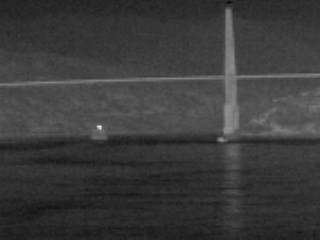
%> input picture ship/7.bmp, 320 x 240 px
$ octave hwmeanv1.m   (GNU Octave 9; MATLAB toolbox functions it lacks are replaced by stand-ins)
%> lines starting %> are read from the running program, lines starting %| are printed output that depends on the picture
### ship/myhistf.m
function [ output,pos ] = myhistf( input,khist,lowgray )
%双向直方图均衡
%   此处显示详细说明

[m,n]=size(input);
tempmax=0;
pos=0;
h=imhist(input);
b=find(h>(lowgray), 1, 'last' );%找到最大的不为阈值的灰度位置
c=find(h>(lowgray) , 1 );%找到最小的不为阈值的灰度位置
k=zeros(1,256);
k0=zeros(1,256);
for i=c+1:256%正向计算斜率
   k(i)=(h(i)-h(c))/(i-c);
end
[~,locMp]=max(k);%找到最大值与位置
Mp=h(locMp);
for i=1:b-1%反向计算斜率
   k0(i)=-(h(i)-h(b))/(i-b);
end
[~,locNp]=max(k0);%找到最大值与位置
Np=h(locNp);
kl=(Np-Mp)/(locNp-locMp);%L斜率

for i=locMp:locNp
    L=Mp+kl*(i-locMp);
   rd=L-h(i);
   if rd>tempmax
       tempmax=rd;
       pos=i;
   end
end

const1=log( (pos/khist+1))/pos;%计算指数系数
const2=9/(255-pos);
const3=1-pos*const2;
J0=double(input);
for i=1:m
    for j=1:n
        if J0(i,j)<=pos
            J0(i,j)=floor(exp((J0(i,j)*const1))-1);
        else
           J0(i,j)=pos/khist+(255-pos/khist)*log10((const2*J0(i,j)+const3));
        end
    end
end
output=uint8(J0);
% [7 lines of commented-out code are left out]


%%原版
% [51 lines of commented-out code are left out]

### ship/myline.m
function [ line ] = myline( input )
%海天线检测
%
[m,n]=size(input);

num=4;%极值数量
Gy=zeros(m,n);
for i=ceil(m/30):m-ceil(m/30)
   Gy(i,:)=double(input(i,:))-double(input(i+1,:));%纵向梯度计算
end
gradienty=sum(Gy,2);%每行梯度求和
% subplot(212)
% bar(gradienty)
gdata=zeros(num,5);%创建评价矩阵
[gdata(:,2),gdata(:,1)]=findpeaks(gradienty,'NPeaks',num,'SortStr','descend');%评价条件1：梯度极值
for i=1:num
   gdata(i,3)=length(find(gradienty(1:gdata(i,1))<0))/gdata(i,1);%评价条件2：变暗趋势
   gdata(i,4)=sum(1:gdata(i,1));%评价条件3：总变化量
end
gdata(:,2)=gdata(:,2)/gdata(1,2);
gdata(:,4)=1-gdata(:,4)/max(gdata(:,4));
gdata(:,5)=gdata(:,2)*0.8+gdata(:,3)+0.5*gdata(:,4);
[~,ind]=max(gdata(:,5));
line=gdata(ind,1);
% subplot(211)
hold on
 plot([0,n],[line,line],'r-');%绘出海天线

end

### ship/hwmeanv1.m
%%均值目标检测
clc ;close all;clear;
I=imread('7.bmp');%读取图片
%> I is the input picture: size 240x320x3 uint8; min 8, max 231, mean 59
tempmax=0;%找最大值临时变量
pos=0;%此时灰度位置
hth=500;%连通区域高阈值
lth=10;%连通区域低阈值
khist=1.5;%均衡程度系数
J=rgb2gray(I);%灰度化
[m,n]=size(J);%图像大小
%> m = 240; n = 320
area0=m*n*0.001;
%> area0 = 76.8
area1=m*n*0.05;
%> area1 = 3840
figure(1)
subplot(411)
imshow(J)
title('原始图像')

J=myhistf( J,1.5,600 );
%> in myhistf, `h=imhist(input);`: h = 256 values, max 2967 at index 51, min 0 at index 1, mean 300
%> in myhistf, `b=find(h>(lowgray), 1, 'last' );`: b = 85
%> in myhistf, `c=find(h>(lowgray) , 1 );`: c = 34
%> after the loop in myhistf, `for i=c+1:256`: k = 256 values, max 586 at index 35, min -326 at index 36, mean 8.2
%> in myhistf, `[~,locMp]=max(k);`: locMp = 35
%> in myhistf, `Mp=h(locMp);`: Mp = 1238
%> the loop in myhistf, `for i=1:b-1` made 84 passes
%> after the loop in myhistf, `for i=1:b-1`: k0 = 256 values, max 197 at index 84, min -133.8 at index 79, mean 3.87
%> in myhistf, `[~,locNp]=max(k0);`: locNp = 84
%> in myhistf, `Np=h(locNp);`: Np = 1000
%> in myhistf, `kl=(Np-Mp)/(locNp-locMp);`: kl = -4.86
%> the loop in myhistf, `for i=locMp:locNp` made 50 passes
%> (L, rd, tempmax, pos) on pass 2: (1233.1, 1233.1, 1233.1, 36)
%> (L, rd) on passes 1, 3, 4, 5, 6, 7: (1238, 0), (1228.3, -365.7), (1223.4, 47.43), (1218.6, -593.4), (1213.7, -514.3), (1208.9, -401.1)
%> in myhistf, `const1=log( (pos/khist+1))/pos;`: const1 = 0.0894
%> in myhistf, `const2=9/(255-pos);`: const2 = 0.0411
%> in myhistf, `const3=1-pos*const2;`: const3 = -0.479
%> after the loop in myhistf, `for i=1:m`:
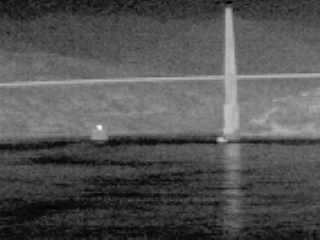
%> J0: size 240x320 double; min 1, max 244.6, mean 83.4
line=myline(J);
%> after the loop in myline, `for i=ceil(m/30):m-ceil(m/30)`:
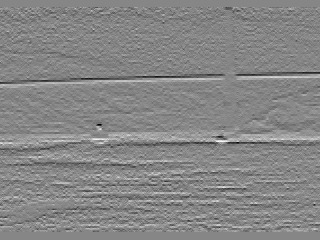
%> Gy: size 240x320 double; min -59, max 53, mean 0.1; drawn with min black and max white
%> in myline, `gradienty=sum(Gy,2);`: gradienty = 240 values, max 4970 at index 140, min -2907 at index 143, mean 24.36
%> the run ends on the next line

$ run again, with ship/1.bmp copied over ship/7.bmp
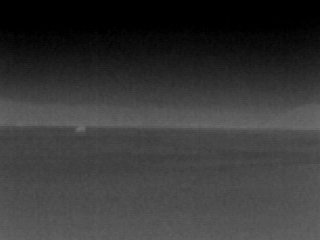
%> input picture ship/1.bmp, 320 x 240 px
%> I is the input picture: size 240x320x3 uint8; min 0, max 111, mean 54.8
%> h = 256 values, max 9092 at index 1, min 0 at index 5, mean 300
%> b = 95
%> c = 1
%> after the loop in myhistf, `for i=c+1:256`: k = 256 values, max 0 at index 1, min -8489 at index 2, mean -206.9
%> locMp = 1
%> Mp = 9092
%> the loop in myhistf, `for i=1:b-1` made 94 passes
%> after the loop in myhistf, `for i=1:b-1`: k0 = 256 values, max 206 at index 94, min -127 at index 90, mean 6.92
%> locNp = 94
%> Np = 841
%> kl = -88.72
%> the loop in myhistf, `for i=locMp:locNp` made 94 passes
%> (L, rd, tempmax) on passes 2, 3, 5: (9003.3, 8400.3, 8400.3), (8914.6, 8446.6, 8446.6), (8737.1, 8737.1, 8737.1)
%> const1 = 0.293
%> const2 = 0.036
%> const3 = 0.82
%> after the loop in myhistf, `for i=1:m`:
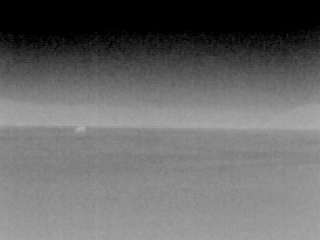
%> J0: size 240x320 double; min 0, max 175.1, mean 104.1
%> after the loop in myline, `for i=ceil(m/30):m-ceil(m/30)`:
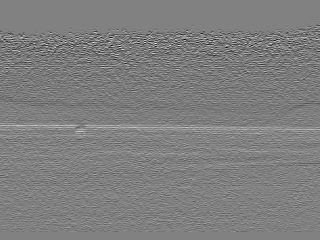
%> Gy: size 240x320 double; min -34, max 33, mean -0.6; drawn with min black and max white
%> gradienty = 240 values, max 2761 at index 128, min -2083 at index 67, mean -207.9

$ run again, with ship/10.bmp copied over ship/7.bmp
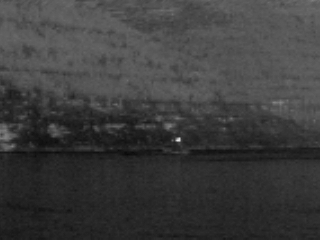
%> input picture ship/10.bmp, 320 x 240 px
%> I is the input picture: size 240x320x3 uint8; min 8, max 228, mean 61.1
%> h = 256 values, max 2983 at index 42, min 0 at index 1, mean 300
%> b = 97
%> c = 28
%> after the loop in myhistf, `for i=c+1:256`: k = 256 values, max 231.9 at index 37, min -608 at index 29, mean 2.74
%> locMp = 37
%> Mp = 2695
%> the loop in myhistf, `for i=1:b-1` made 96 passes
%> after the loop in myhistf, `for i=1:b-1`: k0 = 256 values, max 505 at index 95, min -203.5 at index 93, mean 5.17
%> locNp = 95
%> Np = 1824
%> kl = -15.02
%> the loop in myhistf, `for i=locMp:locNp` made 59 passes
%> (L, rd, tempmax, pos) on passes 2, 7: (2680, 787, 787, 38), (2604.9, 2604.9, 2604.9, 43)
%> const1 = 0.0788
%> const2 = 0.0425
%> const3 = -0.825
%> after the loop in myhistf, `for i=1:m`:
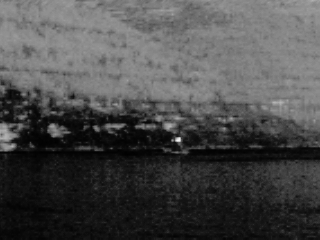
%> J0: size 240x320 double; min 0, max 243, mean 74.9
%> after the loop in myline, `for i=ceil(m/30):m-ceil(m/30)`:
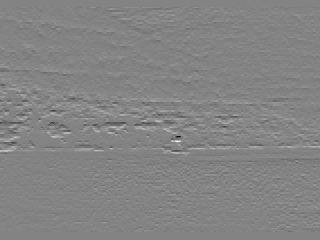
%> Gy: size 240x320 double; min -134, max 125, mean 0.5; drawn with min black and max white
%> gradienty = 240 values, max 3728 at index 149, min -2624 at index 146, mean 147.8

$ run again, with ship/11.bmp copied over ship/7.bmp
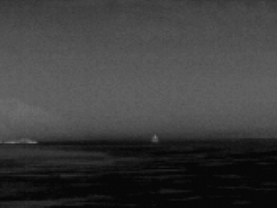
%> input picture ship/11.bmp, 277 x 208 px
%> I is the input picture: size 208x277x3 uint8; min 4, max 129, mean 60.5
%> h = 256 values, max 2465 at index 9, min 0 at index 1, mean 225.1
%> b = 96
%> c = 7
%> after the loop in myhistf, `for i=c+1:256`: k = 256 values, max 1536 at index 8, min -47.8 at index 12, mean 3.35
%> locMp = 8
%> Mp = 2291
%> the loop in myhistf, `for i=1:b-1` made 95 passes
%> after the loop in myhistf, `for i=1:b-1`: k0 = 256 values, max 1191 at index 95, min -15.08 at index 58, mean 10.77
%> locNp = 95
%> Np = 1900
%> kl = -4.49
%> the loop in myhistf, `for i=locMp:locNp` made 88 passes
%> (L, rd, tempmax) on passes 3, 4, 5, 6, 7, 19, 20, 21: (2282, 1111, 1111), (2277.5, 1608.5, 1608.5), (2273, 1757, 1757), (2268.5, 1796.5, 1796.5), (2264, 1825, 1825), (2210.1, 1883.1, 1883.1), (2205.6, 1916.6, 1916.6), (2201.1, 1960.1, 1960.1)
%> const1 = 0.0728
%> const2 = 0.0435
%> const3 = -1.09
%> after the loop in myhistf, `for i=1:m`:
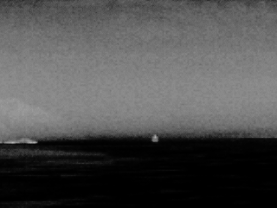
%> J0: size 208x277 double; min 0, max 178.1, mean 79.7
%> after the loop in myline, `for i=ceil(m/30):m-ceil(m/30)`:
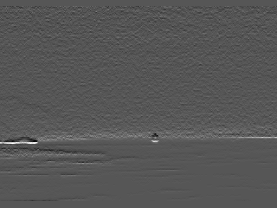
%> Gy: size 208x277 double; min -47, max 92, mean 0.4; drawn with min black and max white
%> gradienty = 208 values, max 4002 at index 138, min -857 at index 8, mean 105.4
